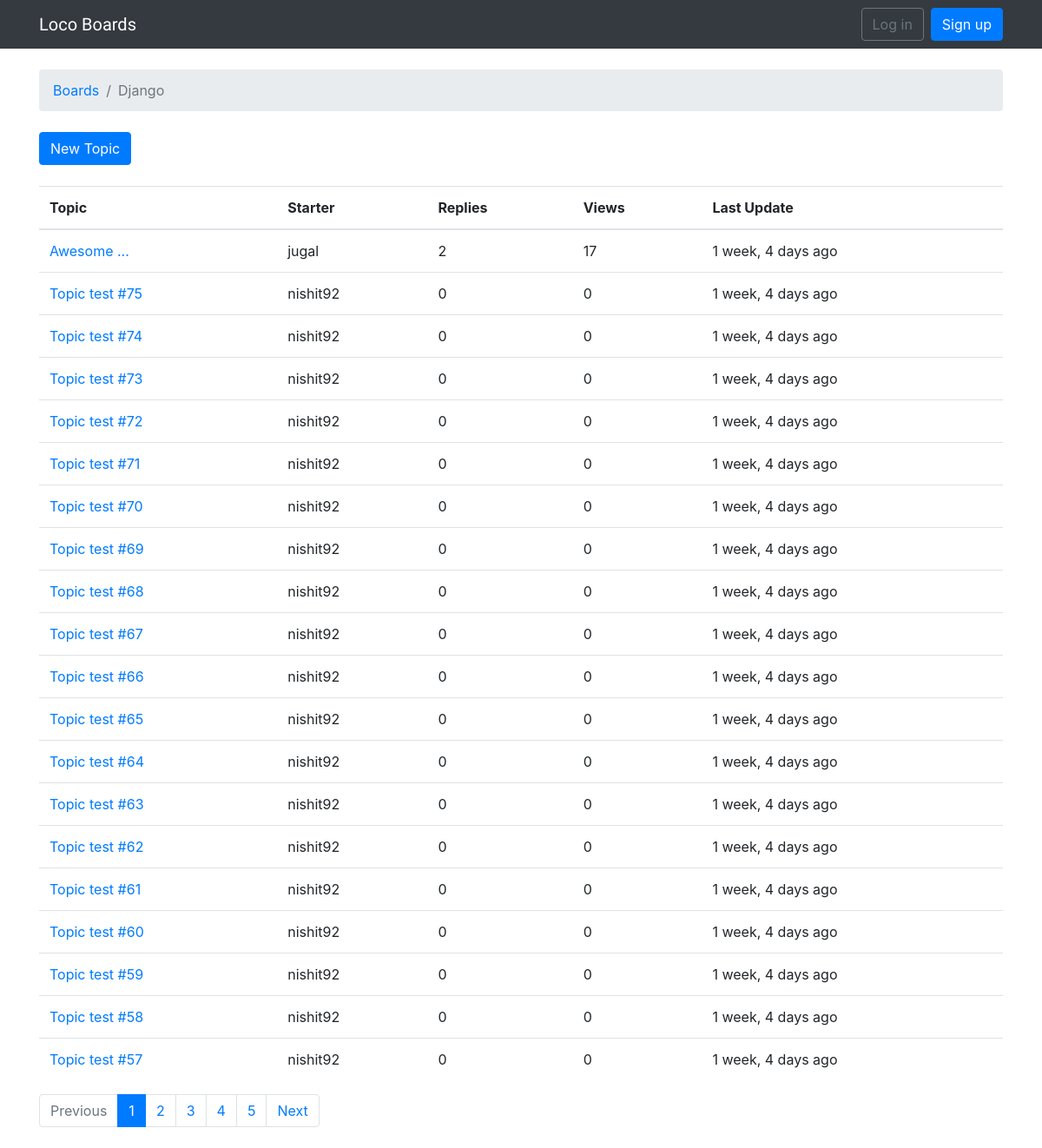
The app's page /boards/1/ with its own data.
### boards/models.py (models this page shows, shortened)
class Board(models.Model):
    name = models.CharField(max_length=30, unique=True)
    description = models.CharField(max_length=100)

class Topic(models.Model):
    subject = models.CharField(max_length=300)
    last_updated = models.DateTimeField(auto_now_add=True)
    board = models.ForeignKey(Board, on_delete=models.CASCADE, related_name='topics')
    starter = models.ForeignKey(User, on_delete=models.CASCADE, related_name='topics')
    views = models.PositiveIntegerField(default=0)

### boards/views.py (the view)
# urls.py: url(r'^boards/(?P<pk>\d+)/$', views.TopicListView.as_view(), name='board_topics'),
class TopicListView(ListView):
    model = Topic
    context_object_name = 'topics'
    template_name = 'topics.html'
    paginate_by = 20
    def get_context_data(self, **kwargs):
        kwargs['board'] = self.board
        return super(TopicListView, self).get_context_data(**kwargs)
    def get_queryset(self):
        self.board = get_object_or_404(Board, pk=self.kwargs.get('pk'))
        queryset = self.board.topics.order_by('-last_updated').annotate(replies=Count('posts') -1)
        return queryset

### templates/topics.html (shortened to what this page needs)
{% extends 'base.html' %}
{% load humanize %}
{% block breadcrumb %}
<li class="breadcrumb-item"><a href="{% url 'home' %}">Boards</a></li>
<li class="breadcrumb-item active">{{ board.name }}</li>
{% endblock %}
{% block content %}
    <div class="mb-4">
        <a href="{% url 'new_topic' board.pk %}" class="btn btn-primary">New Topic</a>
    </div>
    <table class="table">
        <thead class="thead-inverse">
            <tr>
                <th>Topic</th>
                <th>Starter</th>
                <th>Replies</th>
                <th>Views</th>
                <th>Last Update</th>
            </tr>
        </thead>
        <tbody>
            {% for topic in topics %}
            <tr>
                <td><a href="{% url 'topic_posts' board.pk topic.pk %}">{{ topic.subject }}</a></td>
                <td>{{ topic.starter.username }}</td>
                <td>{{ topic.replies }}</td>
                <td>{{ topic.views }}</td>
                <td>{{ topic.last_updated|naturaltime }}</td>
            </tr>
        {% endfor %}
        </tbody>
    </table>
{% if is_paginated %}
    <nav aria-label="Topics pagination" class="mb-4">
      <ul class="pagination">
        {% if page_obj.has_previous %}
          <li class="page-item">
            <a class="page-link" href="?page={{ page_obj.previous_page_number }}">Previous</a>
          </li>
        {% else %}
          <li class="page-item disabled">
            <span class="page-link">Previous</span>
          </li>
        {% endif %}
        {% for page_num in paginator.page_range %}
          {% if page_obj.number == page_num %}
            <li class="page-item active">
              <span class="page-link">
                {{ page_num }}
              </span>
            </li>
          {% else %}
            <li class="page-item">
              <a class="page-link" href="?page={{ page_num }}">{{ page_num }}</a>
            </li>
          {% endif %}
        {% endfor %}
        {% if page_obj.has_next %}
          <li class="page-item">
            <a class="page-link" href="?page={{ page_obj.next_page_number }}">Next</a>
          </li>
        {% else %}
          <li class="page-item disabled">
            <span class="page-link">Next</span>
          </li>
        {% endif %}
      </ul>
    </nav>
  {% endif %}
{% endblock %}

### templates/base.html (shortened to what this page needs)
{% load static %}<!DOCTYPE html>
<html lang="en">
<head>
    <link rel="stylesheet" href="{% static 'css/bootstrap.min.css' %}">
    <link rel="stylesheet" href="{% static 'css/app.css' %}">
</head>
<body>
    {% block body %}
    <nav class="navbar navbar-expand-sm navbar-dark bg-dark">
        <div class="container">
            <a class="navbar-brand" href="{% url 'home' %}">Loco Boards</a>
            <div class="collapse navbar-collapse" id="mainMenu">
                {% if user.is_authenticated %}
                <ul class="navbar-nav ml-auto">
                    <li class="nav-item dropdown">
                        <a class="nav-link dropdown-toggle" href="#" id="userMenu" data-toggle="dropdown" aria-haspopup="true" aria-expanded="false">
                            {{ user.username }}
                        </a>
                        <div class="dropdown-menu dropdown-menu-right" aria-labelledby="userMenu">
                            <a class="dropdown-item" href="{% url 'my_account' %}">My Account</a>
                            <a class="dropdown-item" href="{% url 'password_change' %}">Change Password</a>
                            <div class="dropdown-divider"></div>
                            <a class="dropdown-item" href="{% url 'logout' %}">Logout</a>
                        </div>
                    </li>
                </ul>
                {% else %}
                <form class="form-inline ml-auto">
                    <a href="{% url 'login' %}" class="btn btn-outline-secondary">Log in</a>
                    <a href="{% url 'signup' %}" class="btn btn-primary ml-2">Sign up</a>
                </form>
                {% endif %}
            </div>
        </div>
    </nav>
    <div class="container">
        <ol class="breadcrumb my-4">
            {% block breadcrumb %}
            {% endblock %}
        </ol>
        {% block content %}
        {% endblock %}
    </div>
    {% endblock body %}
</body>
</html>

### static/css/app.css (style rules this page uses)
.navbar-brand { font-family: 'Fontdiner Swanky', cursive; }

### records on screen
Board: name "Django"
Topic: subject "Awesome ...", starter.username "jugal", replies "2", views "17", last_updated "1 week, 4 days ago"
Topic: subject "Topic test #75", starter.username "nishit92", replies "0", views "0", last_updated "1 week, 4 days ago"
Topic: subject "Topic test #74", starter.username "nishit92", replies "0", views "0", last_updated "1 week, 4 days ago"
Topic: subject "Topic test #73", starter.username "nishit92", replies "0", views "0", last_updated "1 week, 4 days ago"
Topic: subject "Topic test #72", starter.username "nishit92", replies "0", views "0", last_updated "1 week, 4 days ago"
Topic: subject "Topic test #71", starter.username "nishit92", replies "0", views "0", last_updated "1 week, 4 days ago"
Topic: subject "Topic test #70", starter.username "nishit92", replies "0", views "0", last_updated "1 week, 4 days ago"
Topic: subject "Topic test #69", starter.username "nishit92", replies "0", views "0", last_updated "1 week, 4 days ago"
Topic: subject "Topic test #68", starter.username "nishit92", replies "0", views "0", last_updated "1 week, 4 days ago"
Topic: subject "Topic test #67", starter.username "nishit92", replies "0", views "0", last_updated "1 week, 4 days ago"
Topic: subject "Topic test #66", starter.username "nishit92", replies "0", views "0", last_updated "1 week, 4 days ago"
Topic: subject "Topic test #65", starter.username "nishit92", replies "0", views "0", last_updated "1 week, 4 days ago"
Topic: subject "Topic test #64", starter.username "nishit92", replies "0", views "0", last_updated "1 week, 4 days ago"
Topic: subject "Topic test #63", starter.username "nishit92", replies "0", views "0", last_updated "1 week, 4 days ago"
Topic: subject "Topic test #62", starter.username "nishit92", replies "0", views "0", last_updated "1 week, 4 days ago"
Topic: subject "Topic test #61", starter.username "nishit92", replies "0", views "0", last_updated "1 week, 4 days ago"
Topic: subject "Topic test #60", starter.username "nishit92", replies "0", views "0", last_updated "1 week, 4 days ago"
Topic: subject "Topic test #59", starter.username "nishit92", replies "0", views "0", last_updated "1 week, 4 days ago"
Topic: subject "Topic test #58", starter.username "nishit92", replies "0", views "0", last_updated "1 week, 4 days ago"
Topic: subject "Topic test #57", starter.username "nishit92", replies "0", views "0", last_updated "1 week, 4 days ago"

### other values on screen
{{ page_num }} "1"
{{ page_num }} "2" "3" "4" "5"
